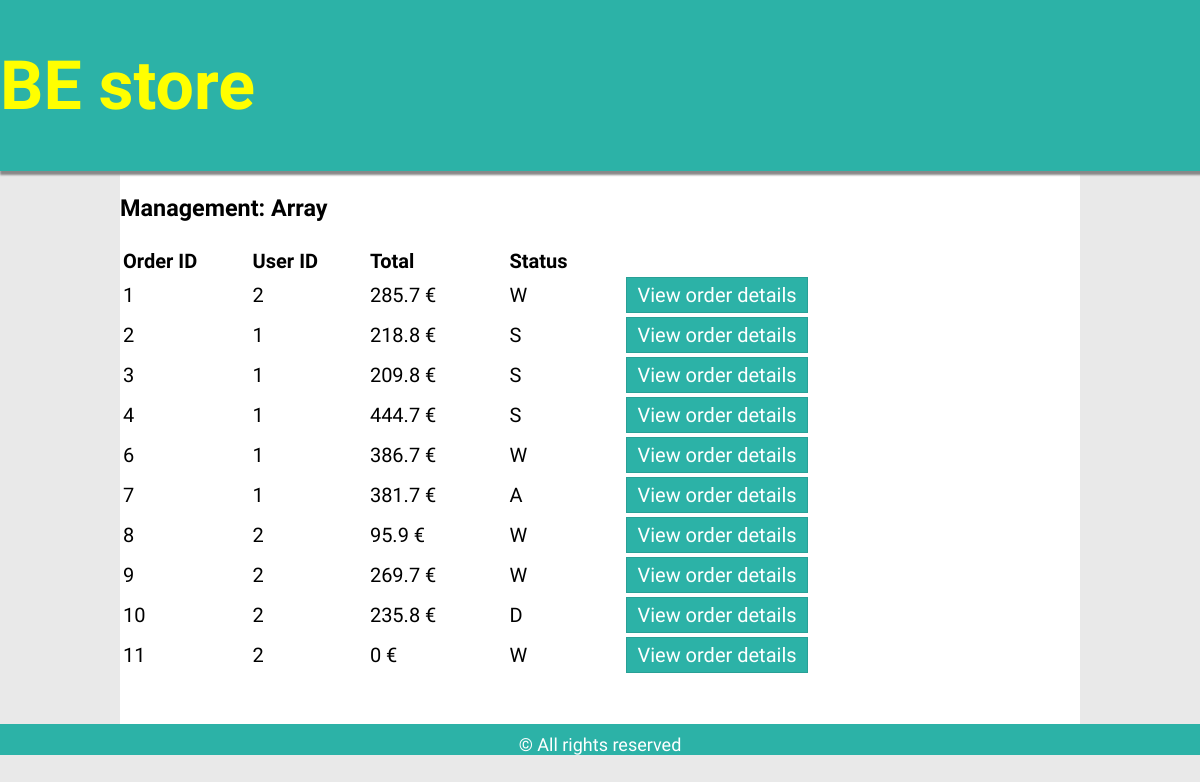
Screenshot of /store/clerk_orders.php (signed in) with the database file from the repository.
### tables this page shows
CREATE TABLE IF NOT EXISTS `orders` (
  `idorder` int(10) unsigned NOT NULL AUTO_INCREMENT,
  `user_iduser` int(10) unsigned NOT NULL,
  `sum` float unsigned NOT NULL,
  `status` char(1) NOT NULL,
  PRIMARY KEY (`idorder`),
  KEY `fk_order_user_idx` (`user_iduser`)
);

### DB/Order.php (called while the page is built, shortened)
<?php
class Order {
    public static function getAllOrders() {
        $db = DBInit::getInstance();
        $statement = $db->prepare("SELECT * FROM orders");
        $statement->execute();
        return $statement->fetchAll();
    }
}

### store/clerk_orders.php (the view, shortened to what this page needs)
 <!DOCTYPE html>
 <?php
require_once '../DB/Order.php';
if(isset( $_SESSION["clerk"])){
    $user = $_SESSION["clerk"];
?>
<html>
    <head>
        <link rel="stylesheet" type="text/css" href="../css/browse_css.css"/>
    </head>
    <body>
        <header>
            <h1><a style="text-decoration: none" href="../index.php">BE store</a></h1>
        </header>
        <div id="container">
            <div class="row">
        <h3>Management: <?=$user?></h3>
            </div>
            <div class="row">
        <table>
            <tr>
                <td><b>Order ID &nbsp;&nbsp;</b></td>
                <td><b>User ID &nbsp;&nbsp;</b></td>
                <td><b>Total &nbsp;&nbsp;</b></td>
                <td><b>Status &nbsp;&nbsp;</b></td>
            </tr>
            <?php
            try {
                $allOrders = Order::getAllOrders();
                foreach ($allOrders as $key => $value):
                    $oid = $value["idorder"];
                    $uid = $value["user_iduser"];
                    $total = $value["sum"];
                    $status = $value["status"];
            ?>
                <tr>
                    <td><?= $oid ?>&nbsp;&nbsp;&nbsp;&nbsp;&nbsp;</td>
                    <td><?= $uid ?>&nbsp;&nbsp;&nbsp;&nbsp;&nbsp;</td>
                    <td><?= $total ?> € &nbsp;&nbsp;&nbsp;&nbsp;&nbsp;</td>
                    <td><?= $status ?>&nbsp;&nbsp;&nbsp;&nbsp;&nbsp;</td>
                    <td>
                        <form action="order_detail.php" method="GET">
                            <input class="button" type="submit" value="View order details" />
                        </form>
                    </td>
                </tr>
            <?php
            endforeach;
            } catch (Exception $e) {
                echo "ERROR: {$e->getMessage()}";
            }
            ?>
        </table>
        <br><br>
        </div>
        </div>
        <footer>
            <a style="text-decoration: none" href="cert.php">&COPY; All rights reserved </a>
        </footer>
    </body>
</html>
<?php
}
else {
    header("Location: ../error.php");
}
?>

### css/browse_css.css (style rules this page uses)
body { background-color: #e9e9e9; color: black; font-family:'Open Sans Condensed', sans-serif; font-size: 24px; margin: 0px 0px 0px 0px; padding: 0px 0px 0px 0px; }
header { font-family: 'Yellowtail'; background-color: #2cb2a7; font-size: 34px; display: inline-block; width:100%; box-shadow: 2px 2px 2px 2px #888888; }
footer { margin: 0px 0px 0px 0px; padding-top: 10px; font-family:'Open Sans Condensed', sans-serif; background-color: #2cb2a7; font-size: 18px; display: inline-block; width:100%; text-align: center; }
a { color: white; }
table { width: 80%; }
#container { display: table; margin-left: 10%; width: 80%; }
.row { font-size: 20px; background-color: white; display: table-row; padding: 15px; margin: 0px 10px 10px 10px; }
.button { font-family:'Open Sans Condensed', sans-serif; background-color: #2cb2a7; border: 1px solid rgba(0, 0, 0, .1); color: white; font-size: 20px; padding: 5px 10px; transition: all 400ms ease; margin-left: 10px; }
h1 > a { color: yellow; }

### rows the page displays
orders: idorder "1", user_iduser "2", sum "285.7", status "W"
orders: idorder "2", user_iduser "1", sum "218.8", status "S"
orders: idorder "3", user_iduser "1", sum "209.8", status "S"
orders: idorder "4", user_iduser "1", sum "444.7", status "S"
orders: idorder "6", user_iduser "1", sum "386.7", status "W"
orders: idorder "7", user_iduser "1", sum "381.7", status "A"
orders: idorder "8", user_iduser "2", sum "95.9", status "W"
orders: idorder "9", user_iduser "2", sum "269.7", status "W"
orders: idorder "10", user_iduser "2", sum "235.8", status "D"
orders: idorder "11", user_iduser "2", sum "0", status "W"

### other values shown
$user "Array"
